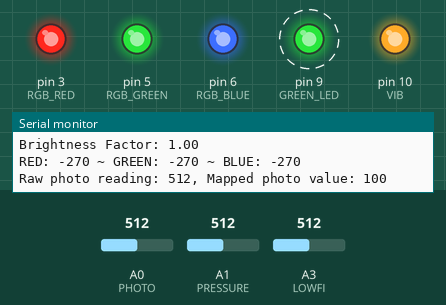
Recording of a sketch running on a simulated Arduino Uno, built with avr-gcc and run on an emulated ATmega328P. Shown: output pins drawn as LEDs (lit = HIGH), the last lines printed to the serial monitor. Dashed ring = blinking. The test bench sets the inputs (shaded band); at power-on: A0 (PHOTO) = 512, A3 (LOWFI) = 512, A1 (PRESSURE) = 512.

Above: at 1.29 s.
1.3 s: A0 (PHOTO) set to 44
4.3 s: A0 (PHOTO) set to 37
At 4.79 s:
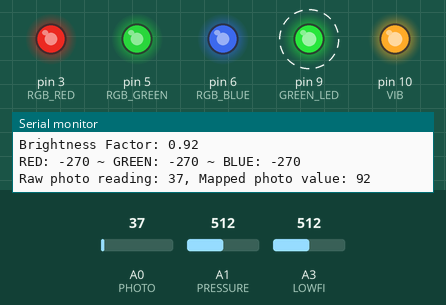
7.3 s: A3 (LOWFI) set to 716
At 7.63 s:
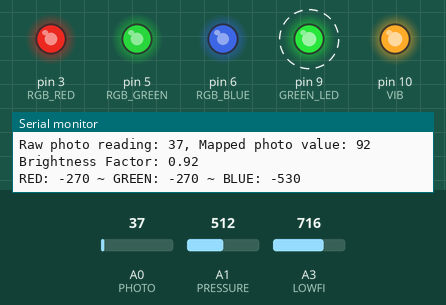
10.3 s: A3 (LOWFI) set to 122
At 11.57 s:
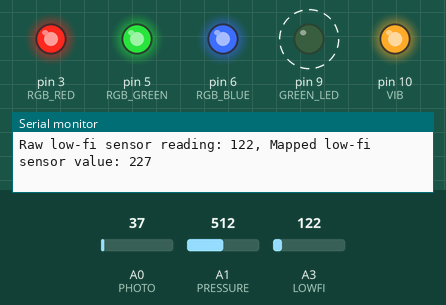
13.3 s: A3 (LOWFI) set to 900
At 13.6 s:
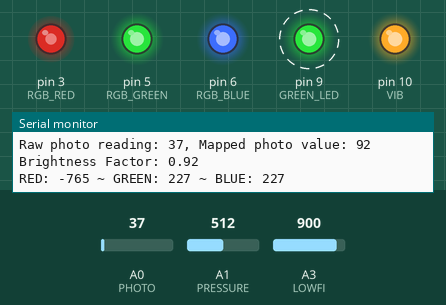
16.3 s: A1 (PRESSURE) set to 31
19.3 s: A1 (PRESSURE) set to 27
At 20.2 s:
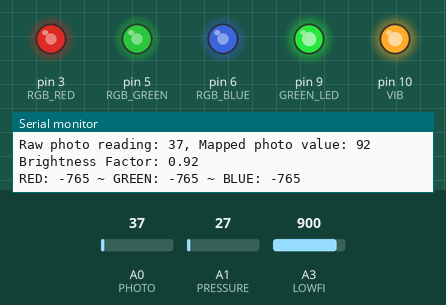
Timing chart, 0 to 22.3 s (numbered marks = the images above; inputs shaded):
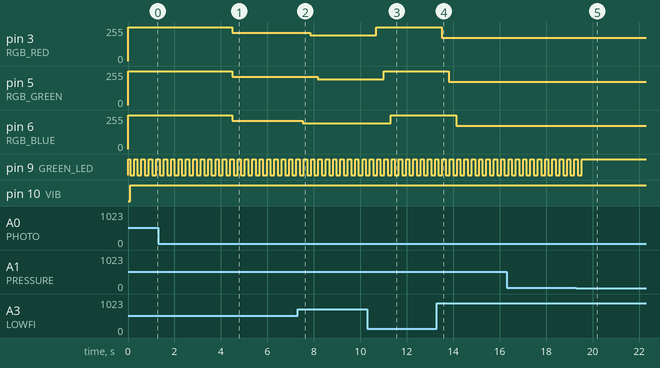

The sketch:

A1_apr15.ino
```cpp
  // Emilia Gan
  // CSE 599 Prototyping Interactive Systems
  // Assignment 1: Interactive Night Light
  // April 18, 2019

  /* This code controls an interactive teddy bear nightlight.
   * The nightlight contains an RGB LED that responds to ambient light. The
   * photoresistor is located in the bear's belly button.
   * The color of the LED can be changed using a home-made low-fi pressure
   * sensor in the bear's right paw.
   * The bear's left paw contains a commercial FSR that acts to turn on the
   * vibrating motor in the bear's nose and the green LEDs behind the bear's eyes.
   * Demo available: https://www.youtube.com/watch?v=zl_usvlVTuY
   */

  // Declarations
  const int RGB_RED = 3;
  const int RGB_GREEN = 5;
  const int RGB_BLUE= 6;
  const int GREEN_LED = 9;      // controls 2 green LEDs in series
  const int VIB = 10;
  const int PHOTO = A0;
  const int PRESSURE = A1;
  const int LOWFI = A3;

  int lowfiCounter = 0;         // variable for determining which color to change in RGB LED
  int red;                      // variable for setting red value
  int green;                    // variable for setting green value
  int blue;                     // variable for setting blue value
  boolean changeColor = false;  // variable to determine when to change color
  int pressureInput = 0;        // variable to hold mapped FSR pressure read
  int lowfiInput = 0;           // variable to hold mapped home-made low-fi sensor read

  // FUNCTIONS

  /*
   * Function to get input from the photoresistor
   * and return a value mapped from 0 to 1.
   * The photoresistor reads in a value whose magnitude is
   * directly proportional to the amount of light detected.
   * This function maps the output so that bright
   * ambient light returns a value of 1.
   */
float photoRead() {
  int inPhotoVal = analogRead(PHOTO); // raw detected light read
  delay(10);
  int photoVal;                       // variable to hold mapped value

  if (inPhotoVal >= 40) {photoVal = 100;}
  else {photoVal = map(inPhotoVal, 0, 40, 0, 100);}
  float brightnessFactor = photoVal/100.0; // Bright light returns brightnessFactor of 1

      // For troubleshooting
    Serial.print("Raw photo reading: ");
    Serial.print(inPhotoVal);
    Serial.print(", Mapped photo value: ");
    Serial.println(photoVal);

    Serial.print("Brightness Factor: ");
    Serial.println(brightnessFactor);

  return brightnessFactor;
}

/*
 * Function to get input from the FSR pressure resistor
 * and return a mapped value ranging from 1023 to 300
 * (not mapping down to zero intentionaaly, as the vibrations
 * are too intense).
 */
int pressureRead() {
  int inPressureVal = analogRead(PRESSURE); // get raw read
  delay(10);
  int pressureVal;                          // variable to hold mapped value

  if (inPressureVal >= 900) {pressureVal = 300;}
  else {pressureVal = map(inPressureVal, 0, 900, 1023, 300);}

  // For troubleshooting
  Serial.print("Raw pressure reading: ");
  Serial.print(inPressureVal);
  Serial.print(", Mapped pressure value: ");
  Serial.println(pressureVal);

  return pressureVal;
}

/*
 * Function to get input from the homemade low-fi pressure sensor/potentiometer
 * and map it to a number in the range 0 to 255 (suitable for use in setting
 * the RGB LED values).
 */
int lowfiRead() {
  int inLowfiVal = analogRead(LOWFI); // raw low-fi sensor input
  delay(10);
  int lowfiVal;                       // variable to hold mapped value

  if (inLowfiVal < 100) {
    changeColor = false;
    lowfiVal = 255;
    }
  else {
    changeColor = true;
    lowfiVal = map(inLowfiVal, 100, 300, 255, 0);
    }

   // For troubleshooting
   Serial.print("Raw low-fi sensor reading: ");
   Serial.print(inLowfiVal);
   Serial.print(", Mapped low-fi  sensor value: ");
   Serial.println(lowfiVal);

   return lowfiVal;

}

/* Function to set the LED values of the RGB LED. The function
 * require 3 int settings in the range 0 - 255 to set the red,
 * green, and blue values. The brigtnessFactor input, which ranges from 0 to 1 (generally
 * the output from the photoRead() function), then adjusts the in-
 * put red, green, and blue values proportionally. A brightness factor of 0 will
 * not change the input values, whereas a brightness factor of 1 will set all the
 * LEDs to 255 (i.e. the off state).
 */

void rgbWriteAdj(int r, int g, int b, float brightnessFactor) {
  // brightnessFactor ranges from 0 to 1

    r = r + (255 - r) * brightnessFactor;
    g = g + (255 -g) * brightnessFactor;
    b = b + (255 - b) * brightnessFactor;

    analogWrite(RGB_RED, r);
    analogWrite(RGB_GREEN, g);
    analogWrite(RGB_BLUE, b);
}


void setup() {
  // put your setup code here, to run once:

  // LEDs
  pinMode(RGB_RED, OUTPUT);
  pinMode(RGB_BLUE, OUTPUT);
  pinMode(RGB_GREEN, OUTPUT);
  pinMode(GREEN_LED, OUTPUT);

  // Vibration Motor
  pinMode(VIB, OUTPUT);

  // Light and (2) Pressure Sensors
  pinMode(PHOTO, INPUT);
  pinMode(PRESSURE, INPUT);
  pinMode(LOWFI, INPUT);

  Serial.begin(9600);

  // Set initial RGB LED color
  red = 0;
  green = 255;
  blue = 255;


}


  void loop() {
  // put your main code here, to run repeatedly:

  // Reset lowfiCounter, if needed:
  if (lowfiCounter == 3) {lowfiCounter = 0;}

  // Initially, turn off green LEDs in bear's eyes
  analogWrite(GREEN_LED, 255);

  // initially, this will use the values from the set-up
  rgbWriteAdj(red, green, blue, photoRead());

  // If FSR sensor detects pressure, vibrate nose and turn on eyes.
  pressureInput = pressureRead();
  delay(10);
  analogWrite(VIB, pressureInput);
  if (pressureInput < 1000) {
    analogWrite(GREEN_LED, 0);
  }

  // If low-fi sensor detects input, change one of the RGB LED colors, depending
  // on the current value of lowfiCounter.
  lowfiInput = lowfiRead();
  if (changeColor == true) {
    if (lowfiCounter == 0) {
      red = lowfiInput;
    }
    else {
      if (lowfiCounter == 1) {
        green = lowfiInput;
      }
      else { blue = lowfiInput;}
    }
    lowfiCounter = lowfiCounter + 1;
    rgbWriteAdj(red, green, blue, photoRead());
  }


  //for troubleshooting
  Serial.print("RED: ");
  Serial.print(red);
  Serial.print(" ~ GREEN: ");
  Serial.print(green);
  Serial.print(" ~ BLUE: ");
  Serial.println(blue);

}
```

Measured:
- the behaviour switches between 30 and 29 on A1 (PRESSURE) (found by bisection; images 4 and 5)
- after the input at 4.3 s, pin 3 (RGB_RED), pin 5 (RGB_GREEN), pin 6 (RGB_BLUE): 255/255 → 213/255 after 0.18 s
- after the input at 7.3 s, pin 3 (RGB_RED): 213/255 → 192/255 after 0.54 s; pin 5 (RGB_GREEN): 213/255 → 192/255 after 0.86 s; pin 6 (RGB_BLUE): 213/255 → 192/255 after 0.23 s
- after the input at 10.3 s, pin 3 (RGB_RED): 192/255 → 252/255 after 0.39 s; pin 5 (RGB_GREEN): 192/255 → 252/255 after 0.70 s; pin 6 (RGB_BLUE): 192/255 → 252/255 after 1.0 s
- after the input at 13.3 s, pin 3 (RGB_RED): 252/255 → 173/255 after 0.20 s; pin 5 (RGB_GREEN): 252/255 → 173/255 after 0.51 s; pin 6 (RGB_BLUE): 252/255 → 173/255 after 0.83 s
- after the input at 19.3 s, pin 9 (GREEN_LED): goes on until 19.5 s, then stays HIGH
- by itself, pin 9 (GREEN_LED): alternates HIGH for 0.14 s and LOW for 0.17 s
